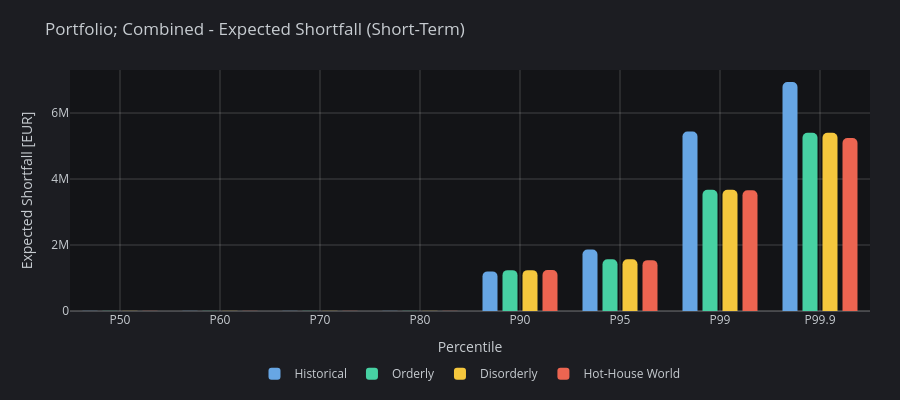

Notebook source saved alongside this figure:
### Markdown cell above
The final plot shows portfolio Expected Shortfall. It emphasizes the average severity of losses beyond the VaR threshold and provides a tail-risk view of the portfolio's wildfire exposure.

### Code cell
plot_es(dict_portfolio_metrics, name=f"Portfolio; {hazard}", selected_term="short", dark=True)

### Figure 1 — Plotly figure (JSON) as saved in the notebook; plotly's stock layout.template omitted (floating-point values rounded to 4 significant figures)
{"data": [{"hovertemplate": "Historical: %{y:,.0f} EUR<extra></extra>", "marker": {"color": "hsl(210, 70%, 65%)", "cornerradius": 5, "line": {"width": 0}}, "name": "Historical", "type": "bar", "width": 0.15, "x": ["P50", "P60", "P70", "P80", "P90", "P95", "P99", "P99.9"], "y": [3669.0, 3669.0, 3669.0, 3669.0, 1200000.0, 1866000.0, 5437000.0, 6939000.0]}, {"hovertemplate": "Orderly: %{y:,.0f} EUR<extra></extra>", "marker": {"color": "hsl(160, 60%, 55%)", "cornerradius": 5, "line": {"width": 0}}, "name": "Orderly", "type": "bar", "width": 0.15, "x": ["P50", "P60", "P70", "P80", "P90", "P95", "P99", "P99.9"], "y": [3669.0, 3669.0, 3669.0, 3669.0, 1238000.0, 1565000.0, 3673000.0, 5400000.0]}, {"hovertemplate": "Disorderly: %{y:,.0f} EUR<extra></extra>", "marker": {"color": "hsl(45, 90%, 60%)", "cornerradius": 5, "line": {"width": 0}}, "name": "Disorderly", "type": "bar", "width": 0.15, "x": ["P50", "P60", "P70", "P80", "P90", "P95", "P99", "P99.9"], "y": [3669.0, 3669.0, 3669.0, 3669.0, 1238000.0, 1565000.0, 3673000.0, 5400000.0]}, {"hovertemplate": "Hot-House World: %{y:,.0f} EUR<extra></extra>", "marker": {"color": "hsl(8, 80%, 62%)", "cornerradius": 5, "line": {"width": 0}}, "name": "Hot-House World", "type": "bar", "width": 0.15, "x": ["P50", "P60", "P70", "P80", "P90", "P95", "P99", "P99.9"], "y": [3669.0, 3669.0, 3669.0, 3669.0, 1243000.0, 1542000.0, 3662000.0, 5243000.0]}], "layout": {"height": 400, "hovermode": "x unified", "legend": {"font": {"color": "hsl(210, 10%, 80%)"}, "orientation": "h", "x": 0.5, "xanchor": "center", "y": -0.2, "yanchor": "top"}, "margin": {"b": 60, "l": 70, "r": 30, "t": 70}, "paper_bgcolor": "#1C1D22", "plot_bgcolor": "#131417", "title": {"font": {"color": "hsl(210, 10%, 80%)"}, "text": "Portfolio; Combined - Expected Shortfall (Short-Term)"}, "xaxis": {"gridcolor": "rgba(255, 255, 255, 0.2)", "showgrid": true, "tickfont": {"color": "hsl(210, 10%, 80%)"}, "tickformat": ".1%", "title": {"font": {"color": "hsl(210, 10%, 80%)"}, "text": "Percentile"}, "zerolinecolor": "rgba(255, 255, 255, 0.2)"}, "yaxis": {"gridcolor": "rgba(255, 255, 255, 0.2)", "rangemode": "nonnegative", "showgrid": true, "tickfont": {"color": "hsl(210, 10%, 80%)"}, "title": {"font": {"color": "hsl(210, 10%, 80%)"}, "text": "Expected Shortfall [EUR]"}, "zerolinecolor": "rgba(255, 255, 255, 0.2)"}}}
